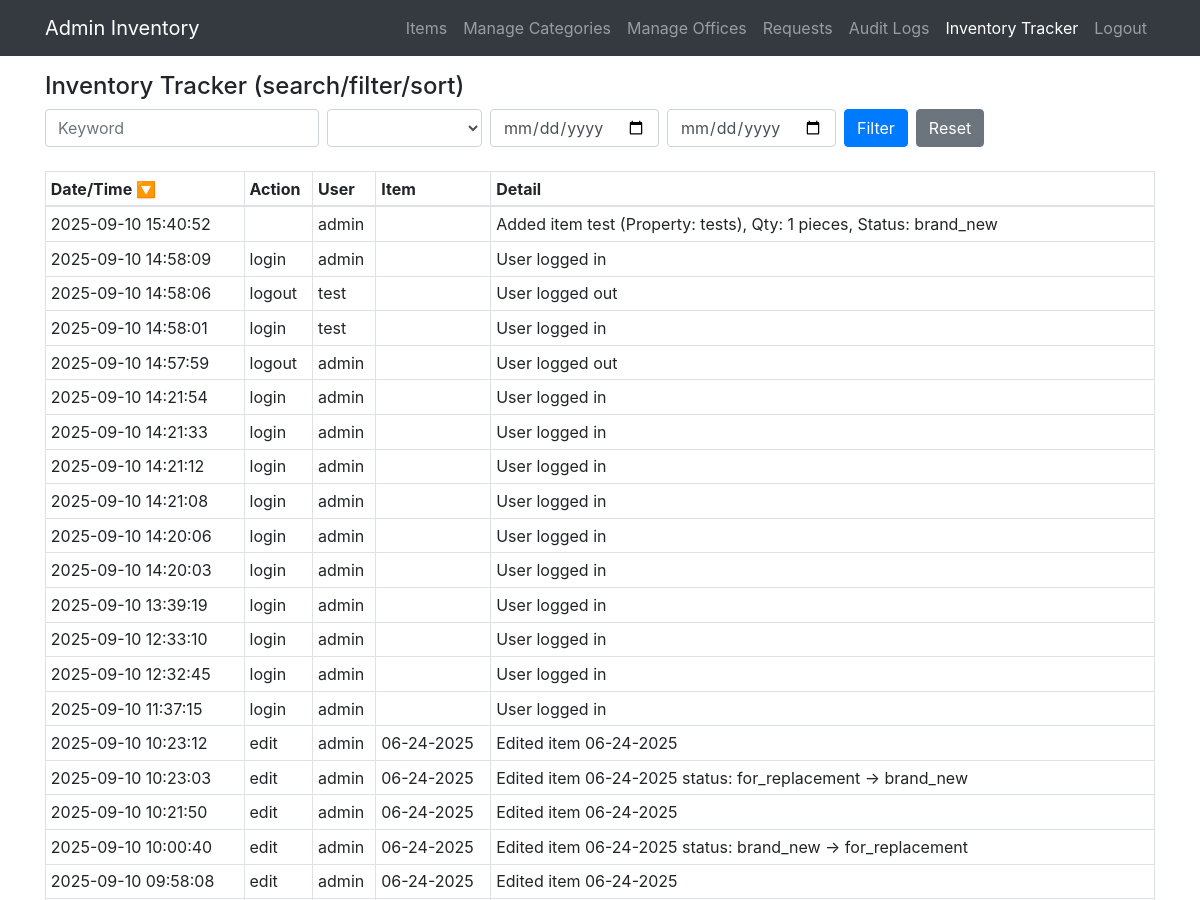
/admin/tracker.php (signed in, upper part), run on an earlier commit of the app's database.
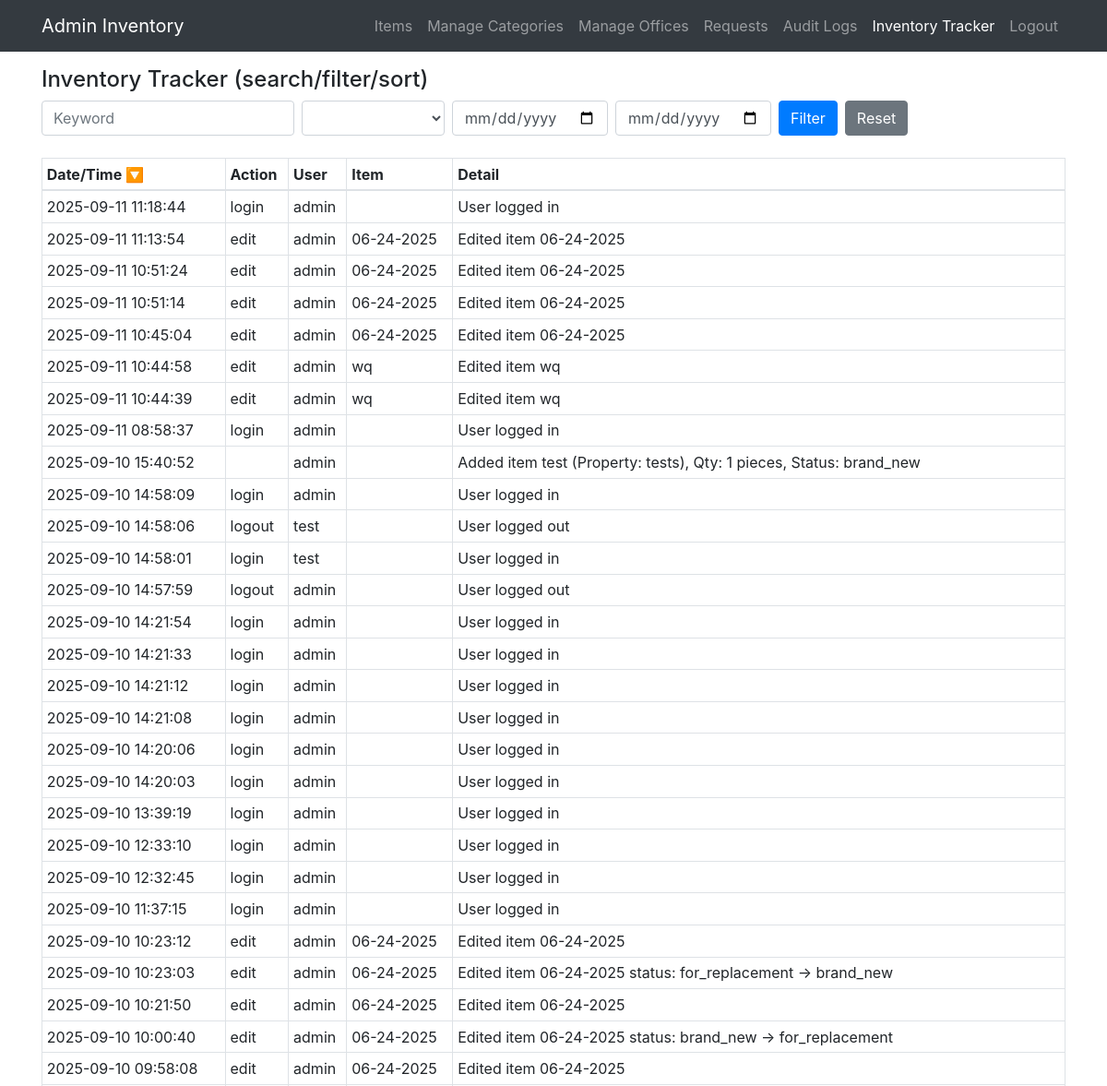
And on a later commit of the database.
### tables this page shows
CREATE TABLE `audit_logs` (
  `id` int(11) NOT NULL,
  `item_id` int(11) DEFAULT NULL,
  `action` enum('login','logout','edit','delete','update') NOT NULL,
  `performed_by` int(11) DEFAULT NULL,
  `log_details` text DEFAULT NULL,
  `created_at` datetime DEFAULT current_timestamp()
);

CREATE TABLE `users` (
  `id` int(11) NOT NULL,
  `username` varchar(50) NOT NULL,
  `password` varchar(255) NOT NULL,
  `role` enum('admin','user') DEFAULT 'user',
  `created_at` datetime DEFAULT current_timestamp()
);

CREATE TABLE `items` (
  `id` int(11) NOT NULL,
  `property_number` varchar(50) NOT NULL,
  `product_name` varchar(255) NOT NULL,
  `category_id` int(11) DEFAULT NULL,
  `brand` varchar(100) DEFAULT NULL,
  `model` varchar(100) DEFAULT NULL,
  `processor` varchar(100) DEFAULT NULL,
  `ram` varchar(50) DEFAULT NULL,
  `graphics1` varchar(100) DEFAULT NULL,
  `graphics2` varchar(100) DEFAULT NULL,
  `computer_name` varchar(100) DEFAULT NULL,
  `workgroup` varchar(100) DEFAULT NULL,
  `os` varchar(100) DEFAULT NULL,
  `office_app` varchar(50) DEFAULT NULL,
  `ms_account` varchar(100) DEFAULT NULL,
  `endpoint_protection` varchar(100) DEFAULT NULL,
  `endpoint_updated` tinyint(1) DEFAULT 0,
  `anydesk_id` varchar(100) DEFAULT NULL,
  `belarc_installed` tinyint(1) DEFAULT 0,
  `accounts_updated` tinyint(1) DEFAULT 0,
  `ultravnc_installed` tinyint(1) DEFAULT 0,
  `snmp_installed` tinyint(1) DEFAULT 0,
  `connection_type` varchar(50) DEFAULT NULL,
  `dhcp_type` varchar(50) DEFAULT NULL,
  `static_app` varchar(100) DEFAULT NULL,
  `ip_address1` varchar(50) DEFAULT NULL,
  `ip_address2` varchar(50) DEFAULT NULL,
  `lan_mac` varchar(50) DEFAULT NULL,
  `wlan_mac1` varchar(50) DEFAULT NULL,
  `wlan_mac2` varchar(50) DEFAULT NULL,
  `gateway` varchar(50) DEFAULT NULL,
  `office_id` int(11) DEFAULT NULL,
  `miaa_property` varchar(50) DEFAULT NULL,
  `memorandum_receipt` varchar(100) DEFAULT NULL,
  `po_number` varchar(100) DEFAULT NULL,
  `serial_number` varchar(100) DEFAULT NULL,
  `display_size` varchar(50) DEFAULT NULL,
  `printer_type` varchar(50) DEFAULT NULL,
  `capacity_va` varchar(50) DEFAULT NULL,
  `other_details` text DEFAULT NULL,
  `network_equipment_type` varchar(100) DEFAULT NULL,
  `network_equipment_other` varchar(100) DEFAULT NULL,
  `area_of_deployment` varchar(100) DEFAULT NULL,
  `storage_type` varchar(50) DEFAULT NULL,
  `storage_capacity` varchar(50) DEFAULT NULL,
  `qr_code_path` varchar(255) DEFAULT NULL,
  `quantity` int(11) NOT NULL,
  `unit` enum('boxes','pieces') DEFAULT 'pieces',
  `status` enum('brand_new','for_replacement','for_condemn','condemned') DEFAULT 'brand_new',
  `created_by` int(11) DEFAULT NULL,
  `created_at` datetime DEFAULT current_timestamp(),
  `updated_at` datetime DEFAULT current_timestamp() ON UPDATE current_timestamp(),
  `is_active` tinyint(1) NOT NULL DEFAULT 1
);

### admin/tracker.php (the view, shortened to what this page needs)
<?php
require '../config/db.php';
$where = [];
$search = trim($_GET['search'] ?? "");
$action = trim($_GET['action'] ?? "");
$date_from = trim($_GET['date_from'] ?? "");
$date_to = trim($_GET['date_to'] ?? "");
$sort = trim($_GET['sort'] ?? "created_at");
$dir = strtoupper(trim($_GET['dir'] ?? "DESC"));
if ($dir !== "ASC") $dir = "DESC";
$where_sql = $where ? "WHERE ".implode(" AND ", $where) : "";
$actions = $db->query("SELECT DISTINCT action FROM audit_logs ORDER BY action ASC")->fetch_all(MYSQLI_ASSOC);
$sql = "
SELECT a.*, u.username, i.property_number
FROM audit_logs a
LEFT JOIN users u ON a.performed_by=u.id
LEFT JOIN items i ON a.item_id=i.id
$where_sql
ORDER BY $sort $dir
LIMIT 200
";
$stmt = $db->prepare($sql);
$stmt->execute();
$result = $stmt->get_result();
$logs = $result->fetch_all(MYSQLI_ASSOC);
?>
<!doctype html>
<html>
<head>
<link rel="stylesheet" href="https://cdn.jsdelivr.net/npm/bootstrap@4.6.2/dist/css/bootstrap.min.css">
</head>
<body>
<nav class="navbar navbar-expand-lg navbar-dark bg-dark fixed-top"><div class="container">
    <a class="navbar-brand" href="dashboard.php">Admin Inventory</a>
    <ul class="navbar-nav ml-auto">
        <li class="nav-item"><a href="items.php" class="nav-link">Items</a></li>
        <li class="nav-item"><a href="categories.php" class="nav-link">Manage Categories</a></li>
		<li class="nav-item"><a href="offices.php" class="nav-link">Manage Offices</a></li>
        <li class="nav-item"><a href="requests.php" class="nav-link">Requests</a></li>
        <li class="nav-item"><a href="audit_logs.php" class="nav-link">Audit Logs</a></li>
		<li class="nav-item"><a href="tracker.php" class="nav-link active">Inventory Tracker</a></li>
        <li class="nav-item"><a href="/inventory_system/logout.php" class="nav-link">Logout</a></li>
    </ul>
</div></nav>
<div class="container pt-5">
  <h4 class="mt-4">Inventory Tracker (search/filter/sort)</h4>
  <form class="form-inline mb-3" method="GET" style="flex-wrap:wrap">
    <input name="search" class="form-control mb-2 mr-2" placeholder="Keyword" value="<?= htmlspecialchars($search) ?>">
    <select name="action" class="form-control mb-2 mr-2">
      <?php foreach($actions as $a): ?>
        <option value="<?= htmlspecialchars($a['action']) ?>" <?= $action===$a['action'] ? "selected":"" ?>>
        </option>
      <?php endforeach; ?>
    </select>
    <input type="date" name="date_from" class="form-control mb-2 mr-2" value="<?= htmlspecialchars($date_from) ?>">
    <input type="date" name="date_to" class="form-control mb-2 mr-2" value="<?= htmlspecialchars($date_to) ?>">
    <button class="btn btn-primary mb-2 mr-2">Filter</button>
    <a href="audit_logs.php" class="btn btn-secondary mb-2">Reset</a>
  </form>
  <div class="table-responsive">
  <table class="table table-bordered table-hover table-sm">
    <thead>
      <tr>
        <th class="sortable" onclick="sortLogs('created_at')">
          Date/Time
          <?= $sort=="created_at" ? ($dir=="DESC" ? "🔽":"🔼") : "" ?>
        </th>
        <th class="sortable" onclick="sortLogs('action')">
          Action <?= $sort=="action" ? ($dir=="DESC" ? "🔽":"🔼") : "" ?>
        </th>
        <th class="sortable" onclick="sortLogs('username')">
          User <?= $sort=="username" ? ($dir=="DESC" ? "🔽":"🔼") : "" ?>
        </th>
        <th>Item</th>
        <th>Detail</th>
      </tr>
    </thead>
    <tbody>
      <?php foreach($logs as $l): ?>
      <tr>
        <td><?= $l['created_at'] ?></td>
        <td><?= htmlspecialchars($l['action']) ?></td>
        <td><?= htmlspecialchars($l['username']) ?></td>
        <td><?= htmlspecialchars($l['property_number']) ?></td>
        <td style="white-space:pre-line"><?= htmlspecialchars($l['log_details']) ?></td>
      </tr>
      <?php endforeach; ?>
    </tbody>
  </table>
  </div>
</div>
</body>
</html>

What changed in the data, as far as the page shows it:
added audit_logs: created_at "2025-09-11 11:18:44", action "login", performed_by.username "admin", log_details "User logged in"
added audit_logs: created_at "2025-09-11 11:13:54", action "edit", performed_by.username "admin", item.property_number "06-24-2025", log_details "Edited item 06-24-2025"
added audit_logs: created_at "2025-09-11 10:51:24", action "edit", performed_by.username "admin", item.property_number "06-24-2025", log_details "Edited item 06-24-2025"
added audit_logs: created_at "2025-09-11 10:51:14", action "edit", performed_by.username "admin", item.property_number "06-24-2025", log_details "Edited item 06-24-2025"
added audit_logs: created_at "2025-09-11 10:45:04", action "edit", performed_by.username "admin", item.property_number "06-24-2025", log_details "Edited item 06-24-2025"
added audit_logs: created_at "2025-09-11 10:44:58", action "edit", performed_by.username "admin", item.property_number "wq", log_details "Edited item wq"
added audit_logs: created_at "2025-09-11 10:44:39", action "edit", performed_by.username "admin", item.property_number "wq", log_details "Edited item wq"
added audit_logs: created_at "2025-09-11 08:58:37", action "login", performed_by.username "admin", log_details "User logged in"
